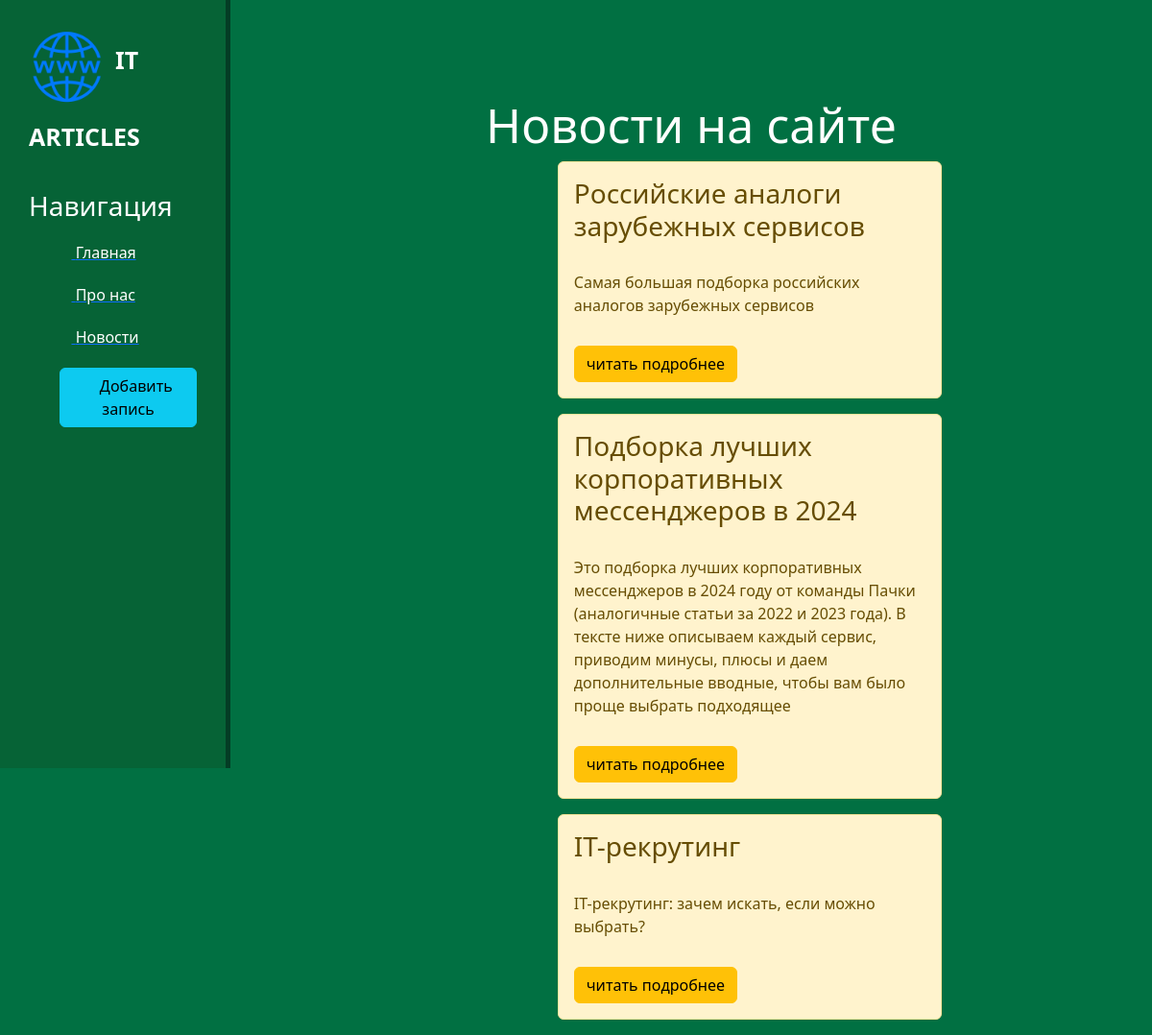
Page /news/ on the committed database.
### news/models.py (models this page shows, shortened)
class Articles(models.Model):
    title = models.CharField('Название', max_length=50)
    anons = models.CharField('Анонс', max_length=250)
    full_text = models.TextField('Статья')
    date = models.DateTimeField('Дата публикации')
    class Meta:
        verbose_name = 'Новость'
        verbose_name_plural = 'Новости'

### news/views.py (the view)
# urls.py: path('', views.news_home, name='news_home'),
def news_home(request):
    news = Articles.objects.order_by('-date')
    return render(request, 'news/news_home.html', {'news': news})

### news/templates/news/news_home.html (shortened to what this page needs)
{% extends 'main/layout.html' %}
{% block content %}
    <div class="features">
        <h1>Новости на сайте</h1>
        {% if news %}
            {% for el in news %}
                <div class="alert alert-warning">
                    <h3>{{ el.title }}</h3>
                    <p>{{ el.anons }}</p>
                    <a href="{% url 'news_detail' el.id %}" class="btn btn-warning">читать подробнее</a>
                </div>
            {% endfor %}
        {% else %}
            <p>У вас нет записей!</p>
        {% endif %}
    </div>
{% endblock %}

### main/templates/main/layout.html (shortened to what this page needs)
{% load static %}
<!doctype html>
<html lang="ru">
<head>
    <link rel="stylesheet" href="https://cdn.jsdelivr.net/npm/bootstrap@5.3.2/dist/css/bootstrap.min.css">
    <link rel="stylesheet" href="{% static 'main/css/main.css' %}">
    <link rel="stylesheet" href="https://cdn.jsdelivr.net/npm/@fortawesome/fontawesome-free@6.4.2/css/fontawesome.min.css">
</head>
<body>
    <aside>
        <img src="{% static 'main/img/logoteep.png' %}" alt="Лого">
        <span class="logo">IT ARTICLES</span>
        <h3>Навигация</h3>
        <ul>
            <a href="{% url 'home' %}"><li><i class="fa-solid fa-house"></i> Главная</li></a>
            <a href="{% url 'about' %}"><li><i class="fa-solid fa-circle-info"></i> Про нас</li></a>
            <a href="{% url 'news_home' %}"><li><i class="fa-solid fa-newspaper"></i> Новости</li></a>
            <a href="{% url 'create' %}"><li><button class="btn btn-info"><i class="fa-solid fa-address-book"></i> Добавить запись</button></li></a>
        </ul>
    </aside>
    <main>
        {% block content %}
        {% endblock %}
    </main>
</body>
</html>

### main/static/main/css/main.css (style rules this page uses)
body { background: #017042; }
aside { float: left; background: #066336; width: 20%; padding: 2.5%; height: 100vh; color: #fff; border-right: 5px solid #043d25; }
aside img { width: 80px; float: left; }
aside .logo { font-size: 25px; margin-left: 10px; font-weight: bold; position: relative; top: 14px; }
aside h3 { margin-top: 50px; font-size: 28px; }
aside ul { list-style: none }
aside ul li { color: #fff; display: block; margin-top: 20px; transition: transform .6s ease; }
main .features { float: left; color: #fff; margin-top: 100px; text-align: center; width: 80%; }
main .features h1 { font-size: 50px; }
main .features p { max-width: 600px; margin: 30px auto }
.alert-warning { position: relative; float: left; left: 35.5%; clear: both; width: 400px; margin: 20px, 34%; text-align: left; }

### rows in the picture
Articles: title "Российские аналоги зарубежных сервисов", anons "Самая большая подборка российских аналогов зарубежных сервисов"
Articles: title "Подборка лучших корпоративных мессенджеров в 2024", anons "Это подборка лучших корпоративных мессенджеров в 2024 году от команды Пачки (аналогичные статьи за 2022 и 2023 года). В тексте ниже описываем каждый сервис, приводим минусы, плюсы и даем дополнительные вводные, чтобы вам было проще выбрать подходящее"
Articles: title "IT-рекрутинг", anons "IT-рекрутинг: зачем искать, если можно выбрать?"
